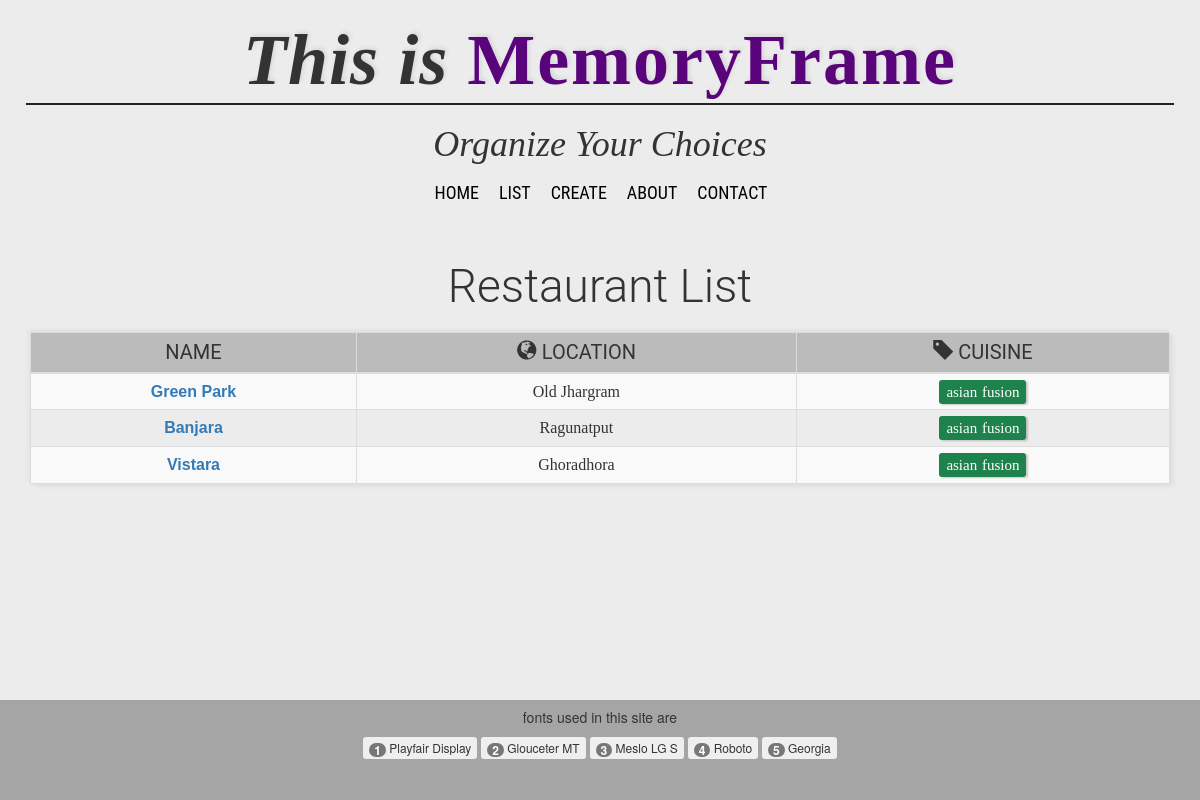
/restaurants/list/asian fusion/, run on the app's committed database.
### restaurants/models.py (models this page shows, shortened)
class RestaurantLocation(models.Model):
    owner       =models.ForeignKey(User)
    name        =models.CharField(max_length=120,blank=False)
    location    =models.CharField(max_length=120, null=True, blank=True)
    category    =models.CharField(max_length=120, null=True, blank=True, validators=[validate_category])
    timestamp   =models.DateTimeField(auto_now_add=True)
    updated     =models.DateTimeField(auto_now=True)
    slug        =models.SlugField(blank=True, null=True)
    def __str__(self):
        return self.name
    def get_absolute_url(self):
        return reverse('restaurants:detail', kwargs={'slug':self.slug})

### restaurants/views.py (the view)
# urls.py: url(r'^list/(?P<slug>[\w\s-]+)/$', views.RestaurantListView.as_view(), name='cuisine'),
class RestaurantListView(ListView):
    def get_queryset(self):
        slug=self.kwargs.get("slug")
        if slug:
            queryset = RestaurantLocation.objects.filter(
            Q(category__iexact=slug) |
            Q(category__icontains=slug)
            )
        else:
            queryset = RestaurantLocation.objects.all()
        return queryset

### restaurants/templates/restaurants/restaurantLocation_list.html (shortened to what this page needs)
{%extends "base.html"%}
{%block content%}
<h2>Restaurant List</h2>
<table class="table table-striped table-bordered table-condensed">
  <thead>
    <tr>
      <th>Name</th>
      <th><span class="glyphicon glyphicon-globe"></span> Location</th>
      <th><span class="glyphicon glyphicon-tag"></span> Cuisine</th>
    </tr>
  </thead>
  <tbody>
    {%  for obj in object_list %}
      <tr>
        <td><a href='{{ obj.get_absolute_url}}'><b>{{obj}}</b></a></td>
        <td>{{obj.location}}</td>
        <td><a href="{% url 'restaurants:cuisine' slug=obj.category %}">{{obj.category}}</a></td>
      </tr>
    {%endfor%}
  </tbody>
</table>
{%endblock content%}

### data on the page
RestaurantLocation: name "Green Park", location "Old Jhargram", category "asian fusion"
RestaurantLocation: name "Banjara", location "Ragunatput", category "asian fusion"
RestaurantLocation: name "Vistara", location "Ghoradhora", category "asian fusion"
